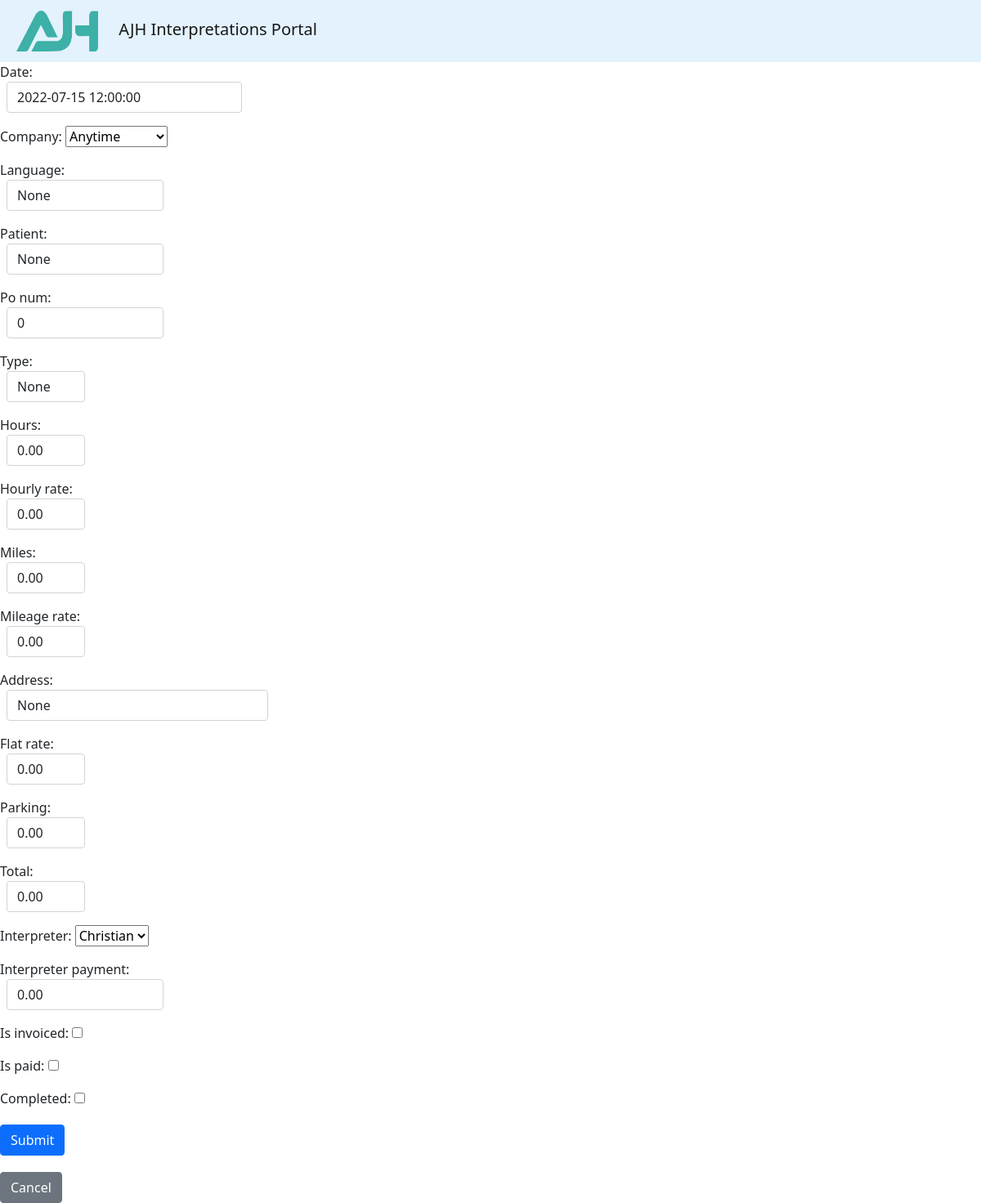
Screenshot of /13/edit with the database file from the repository.
### Assignments/models.py (models this page shows)
class Assignment(models.Model):
    date = models.DateTimeField(blank=True, default="YYYY-MM-DD HH:MM:SS")
    company = models.CharField(max_length=200, blank=True, default="None")
    language = models.CharField(max_length=200, blank=True, default="None")
    patient = models.CharField(max_length=200, blank=True, default="None")
    po_num = models.BigIntegerField(blank=True, default=00000)
    type = models.CharField(max_length=200, blank=True, default="None")
    hours = models.DecimalField(max_digits=6, decimal_places=2, blank=True, default=0)
    hourly_rate = models.DecimalField(max_digits=4, decimal_places=2, blank=True, default=0)
    miles = models.DecimalField(max_digits=6, decimal_places=2, blank=True, default=0)
    mileage_rate = models.DecimalField(max_digits=3, decimal_places=2, blank=True, default=0)
    address = models.CharField(max_length=200, blank=True, default="None")
    flat_rate = models.DecimalField(max_digits=6, decimal_places=2, blank=True, default=0)
    parking = models.DecimalField(max_digits=4, decimal_places=2, blank=True, default=0)
    total = models.DecimalField(max_digits=6, decimal_places=2, blank=True, default=0)
    interpreter = models.CharField(max_length=200, blank=True, default="None")
    is_invoiced = models.BooleanField(default=1, blank=True)
    is_paid = models.BooleanField(default=1, blank=True)
    offered_to = models.TextField(blank=True)
    interpreter_payment = models.DecimalField(max_digits=6, decimal_places=2, blank=True, default=0)
    completed = models.BooleanField(default=0, blank=True)

### Assignments/views.py (the view, shortened to what this page needs)
# urls.py: path('<int:pk>/edit', views.AssignmentsUpdateView.as_view(), name="assignments.edit"),
class AssignmentsUpdateView(UpdateView):
    model = Assignment
    success_url = ''
    form_class = AssignmentForm

### Assignments/templates/assignments/assignment_form.html (shortened to what this page needs)
{% extends 'base.html' %}
{% block content %}
<form method='POST'>{% csrf_token %}
    {{ form.as_p}}
    <button type="submit" class="btn btn-primary my-1">Submit</button>
</form>
<a href="{% url 'assignments' %}" class="btn btn-secondary">Cancel</a>
{% endblock %}

### rows the page displays
Assignment: date "2022-07-15 12:00:00", company "Anytime", language "None", patient "None", po_num "0", type "None", hours "0.00", hourly_rate "0.00", miles "0.00", mileage_rate "0.00", address "None", flat_rate "0.00", parking "0.00", total "0.00", interpreter "Christian", interpreter_payment "0.00"
